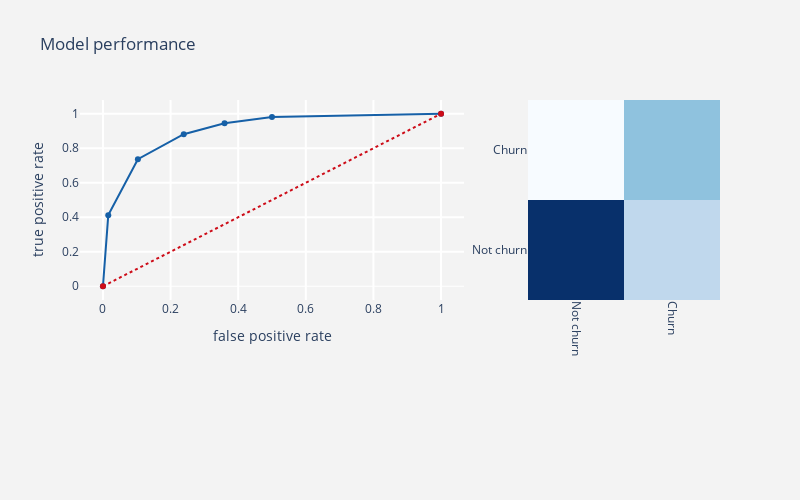

The notebook cell saved with this chart:
### Markdown cell above
ADASYN

### Code cell
ads = ADASYN(random_state=0)
ads_smote_X,ads_smote_Y = ads.fit_resample(smote_train_X,smote_train_Y)
ads_smote_X = pd.DataFrame(data = ads_smote_X,columns=cols)
ads_smote_Y = pd.DataFrame(data = ads_smote_Y,columns=target_col)

telecom_churn_prediction_alg(knn,ads_smote_X,test_X,
                                ads_smote_Y,test_Y,threshold_plot = True)
name = "ADASYN_KNN"
table = Return_Analisys(knn,ads_smote_X,test_X,ads_smote_Y,test_Y,table,name)

### Figure 1 — Plotly figure (JSON) as saved in the notebook; plotly's stock layout.template omitted (floating-point values rounded to 4 significant figures)
{"data": [{"line": {"color": "rgb(22, 96, 167)", "width": 2}, "name": "Roc : 0.8213368312624733", "type": "scatter", "x": [0, 0.01577, 0.1033, 0.239, 0.3596, 0.5, 1], "y": [0, 0.4122, 0.7367, 0.8816, 0.9449, 0.9816, 1]}, {"line": {"color": "rgb(205, 12, 24)", "dash": "dot", "width": 2}, "type": "scatter", "x": [0, 1], "y": [0, 1]}, {"colorscale": [[0, "rgb(247,251,255)"], [0.125, "rgb(222,235,247)"], [0.25, "rgb(198,219,239)"], [0.375, "rgb(158,202,225)"], [0.5, "rgb(107,174,214)"], [0.625, "rgb(66,146,198)"], [0.75, "rgb(33,113,181)"], [0.875, "rgb(8,81,156)"], [1, "rgb(8,48,107)"]], "name": "matrix", "showscale": false, "type": "heatmap", "x": ["Not churn", "Churn"], "xaxis": "x2", "y": ["Not churn", "Churn"], "yaxis": "y2", "z": [[965, 303], [58, 432]]}], "layout": {"autosize": false, "height": 500, "margin": {"b": 200}, "paper_bgcolor": "rgb(243,243,243)", "plot_bgcolor": "rgb(243,243,243)", "showlegend": false, "title": {"text": "Model performance"}, "width": 800, "xaxis": {"domain": [0, 0.6], "gridcolor": "rgb(255, 255, 255)", "gridwidth": 2, "ticklen": 5, "title": {"text": "false positive rate"}}, "xaxis2": {"domain": [0.7, 1], "gridcolor": "rgb(255, 255, 255)", "tickangle": 90}, "yaxis": {"gridcolor": "rgb(255, 255, 255)", "gridwidth": 2, "ticklen": 5, "title": {"text": "true positive rate"}, "zerolinewidth": 1}, "yaxis2": {"anchor": "x2", "gridcolor": "rgb(255, 255, 255)"}}}
